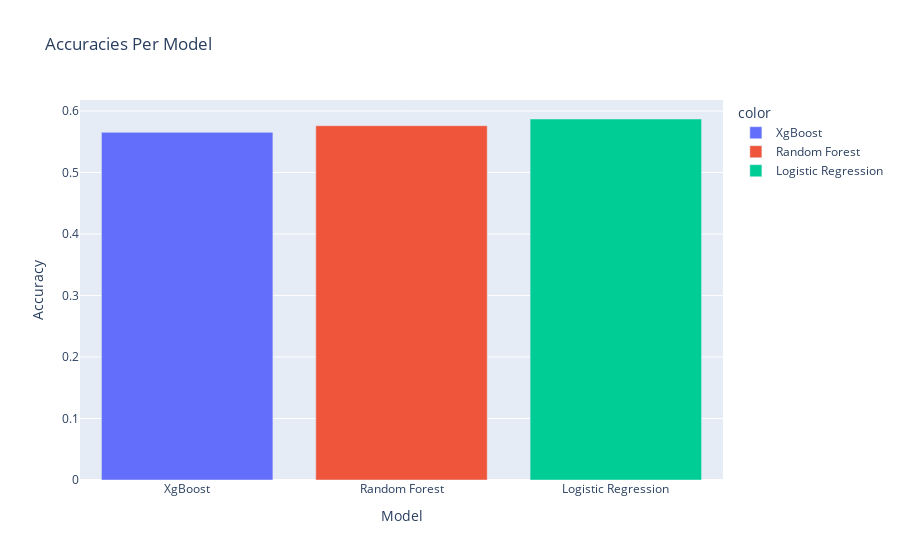
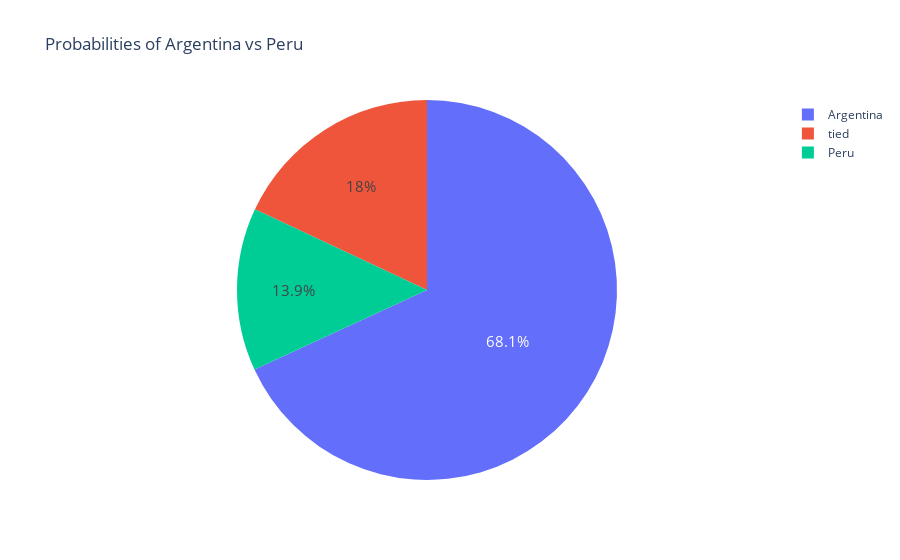
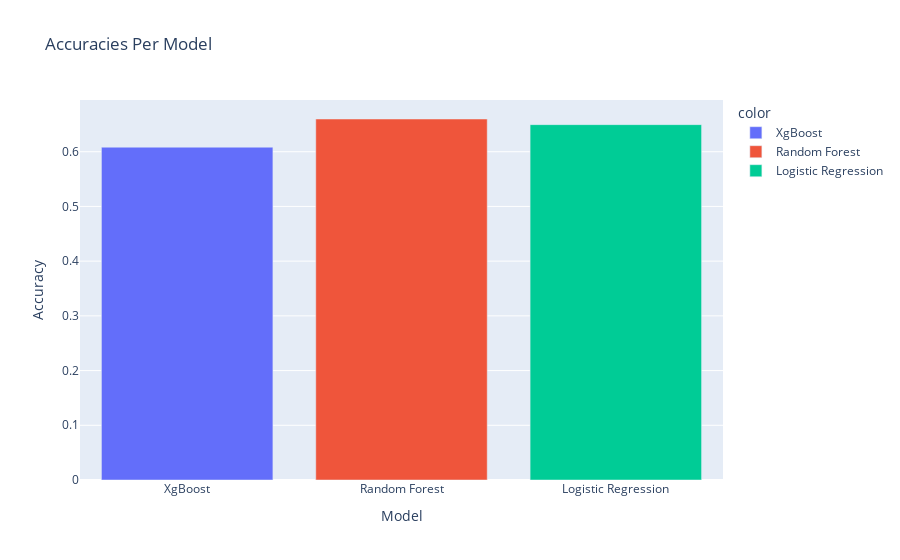
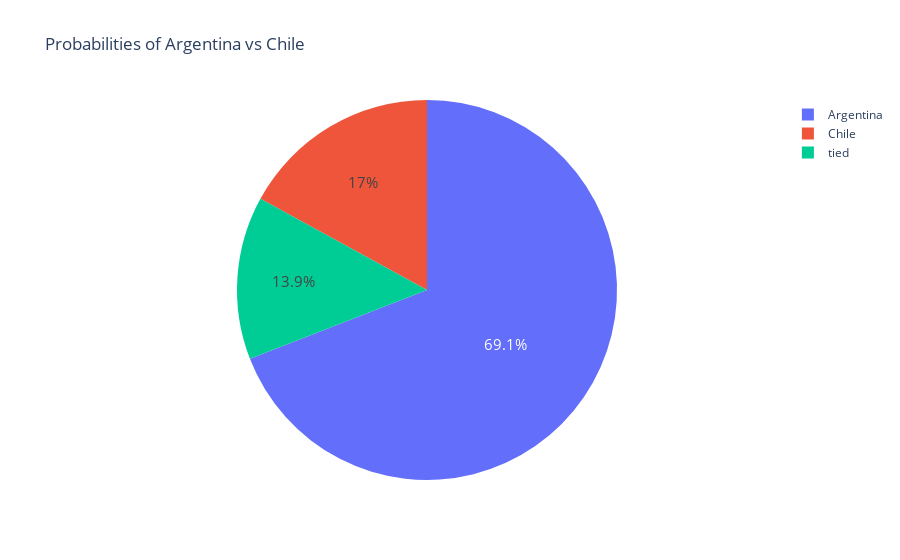

Here is the notebook cell these charts were saved with, in order:
### Markdown cell above
<h3> Group A simulation </h3>

### Code cell
groupA_games= group_arrangemnt(groupA)
groupA_table= group_simulation(groupA,groupA_games,country_encoder,final_copa_america_df,copa_america_rankings)
groupA_table.head()

### Figure 1 — Plotly figure (JSON) as saved in the notebook; plotly's stock layout.template omitted (floating-point values rounded to 4 significant figures)
{"data": [{"alignmentgroup": "True", "hovertemplate": "color=XgBoost<br>x=%{x}<br>y=%{y}<extra></extra>", "legendgroup": "XgBoost", "marker": {"color": "#636efa", "pattern": {"shape": ""}}, "name": "XgBoost", "offsetgroup": "XgBoost", "orientation": "v", "showlegend": true, "textposition": "auto", "type": "bar", "x": ["XgBoost"], "xaxis": "x", "y": [0.5652], "yaxis": "y"}, {"alignmentgroup": "True", "hovertemplate": "color=Random Forest<br>x=%{x}<br>y=%{y}<extra></extra>", "legendgroup": "Random Forest", "marker": {"color": "#EF553B", "pattern": {"shape": ""}}, "name": "Random Forest", "offsetgroup": "Random Forest", "orientation": "v", "showlegend": true, "textposition": "auto", "type": "bar", "x": ["Random Forest"], "xaxis": "x", "y": [0.5761], "yaxis": "y"}, {"alignmentgroup": "True", "hovertemplate": "color=Logistic Regression<br>x=%{x}<br>y=%{y}<extra></extra>", "legendgroup": "Logistic Regression", "marker": {"color": "#00cc96", "pattern": {"shape": ""}}, "name": "Logistic Regression", "offsetgroup": "Logistic Regression", "orientation": "v", "showlegend": true, "textposition": "auto", "type": "bar", "x": ["Logistic Regression"], "xaxis": "x", "y": [0.587], "yaxis": "y"}], "layout": {"barmode": "relative", "legend": {"title": {"text": "color"}, "tracegroupgap": 0}, "title": {"text": "Accuracies Per Model"}, "xaxis": {"anchor": "y", "domain": [0, 1], "title": {"text": "Model"}}, "yaxis": {"anchor": "x", "domain": [0, 1], "title": {"text": "Accuracy"}}}}

### Figure 2 — Plotly figure (JSON) as saved in the notebook; plotly's stock layout.template omitted (floating-point values rounded to 4 significant figures)
{"data": [{"domain": {"x": [0, 1], "y": [0, 1]}, "hovertemplate": "label=%{label}<br>value=%{value}<extra></extra>", "labels": ["Peru", "Argentina", "tied"], "legendgroup": "", "name": "", "showlegend": true, "textfont": {"size": 15}, "textinfo": "percent", "textposition": "inside", "type": "pie", "values": [0.1386, 0.6812, 0.1802]}], "layout": {"legend": {"tracegroupgap": 0}, "title": {"text": "Probabilities of Argentina vs Peru"}}}

### Figure 3 — Plotly figure (JSON) as saved in the notebook; plotly's stock layout.template omitted (floating-point values rounded to 4 significant figures)
{"data": [{"alignmentgroup": "True", "hovertemplate": "color=XgBoost<br>x=%{x}<br>y=%{y}<extra></extra>", "legendgroup": "XgBoost", "marker": {"color": "#636efa", "pattern": {"shape": ""}}, "name": "XgBoost", "offsetgroup": "XgBoost", "orientation": "v", "showlegend": true, "textposition": "auto", "type": "bar", "x": ["XgBoost"], "xaxis": "x", "y": [0.6082], "yaxis": "y"}, {"alignmentgroup": "True", "hovertemplate": "color=Random Forest<br>x=%{x}<br>y=%{y}<extra></extra>", "legendgroup": "Random Forest", "marker": {"color": "#EF553B", "pattern": {"shape": ""}}, "name": "Random Forest", "offsetgroup": "Random Forest", "orientation": "v", "showlegend": true, "textposition": "auto", "type": "bar", "x": ["Random Forest"], "xaxis": "x", "y": [0.6598], "yaxis": "y"}, {"alignmentgroup": "True", "hovertemplate": "color=Logistic Regression<br>x=%{x}<br>y=%{y}<extra></extra>", "legendgroup": "Logistic Regression", "marker": {"color": "#00cc96", "pattern": {"shape": ""}}, "name": "Logistic Regression", "offsetgroup": "Logistic Regression", "orientation": "v", "showlegend": true, "textposition": "auto", "type": "bar", "x": ["Logistic Regression"], "xaxis": "x", "y": [0.6495], "yaxis": "y"}], "layout": {"barmode": "relative", "legend": {"title": {"text": "color"}, "tracegroupgap": 0}, "title": {"text": "Accuracies Per Model"}, "xaxis": {"anchor": "y", "domain": [0, 1], "title": {"text": "Model"}}, "yaxis": {"anchor": "x", "domain": [0, 1], "title": {"text": "Accuracy"}}}}

### Figure 4 — Plotly figure (JSON) as saved in the notebook; plotly's stock layout.template omitted (floating-point values rounded to 4 significant figures)
{"data": [{"domain": {"x": [0, 1], "y": [0, 1]}, "hovertemplate": "label=%{label}<br>value=%{value}<extra></extra>", "labels": ["Chile", "Argentina", "tied"], "legendgroup": "", "name": "", "showlegend": true, "textfont": {"size": 15}, "textinfo": "percent", "textposition": "inside", "type": "pie", "values": [0.1702, 0.691, 0.1388]}], "layout": {"legend": {"tracegroupgap": 0}, "title": {"text": "Probabilities of Argentina vs Chile"}}}
